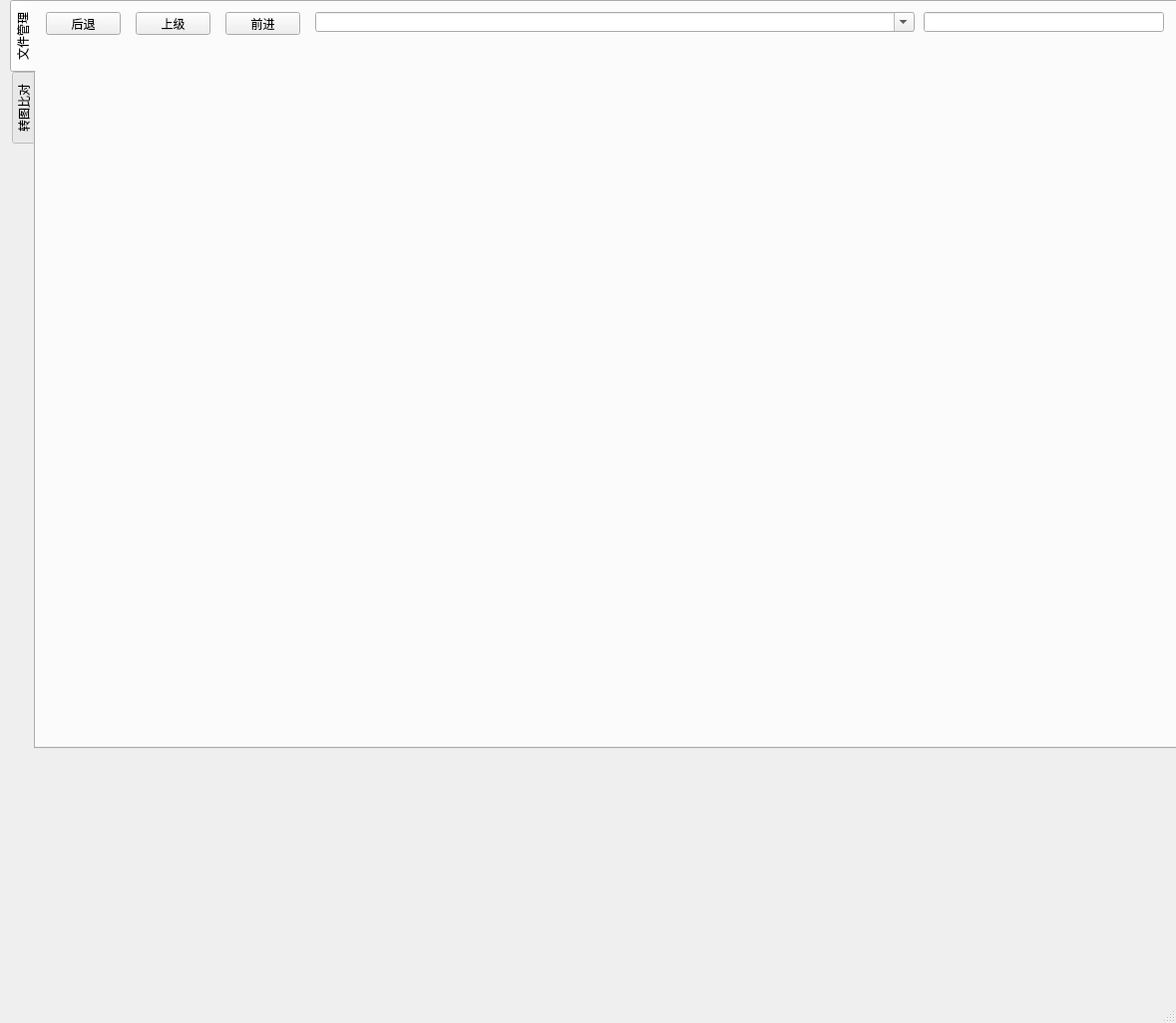
<?xml version="1.0" encoding="UTF-8"?>
<ui version="4.0">
 <class>MainWindow</class>
 <widget class="QMainWindow" name="MainWindow">
  <property name="geometry">
   <rect>
    <x>0</x>
    <y>0</y>
    <width>1179</width>
    <height>1026</height>
   </rect>
  </property>
  <property name="windowTitle">
   <string>悦谱转图比对系统 EPVS-V1.0</string>
  </property>
  <widget class="QWidget" name="centralwidget">
   <widget class="QTabWidget" name="tabWidget">
    <property name="geometry">
     <rect>
      <x>10</x>
      <y>0</y>
      <width>1171</width>
      <height>751</height>
     </rect>
    </property>
    <property name="tabPosition">
     <enum>QTabWidget::West</enum>
    </property>
    <property name="currentIndex">
     <number>0</number>
    </property>
    <widget class="QWidget" name="tabMainFileExplorer">
     <attribute name="title">
      <string>文件管理</string>
     </attribute>
     <widget class="QLineEdit" name="lineEditMainFileExplorerSearch">
      <property name="geometry">
       <rect>
        <x>890</x>
        <y>10</y>
        <width>241</width>
        <height>20</height>
       </rect>
      </property>
     </widget>
     <widget class="QPushButton" name="pushButtonMainFileExplorerForward">
      <property name="geometry">
       <rect>
        <x>190</x>
        <y>10</y>
        <width>75</width>
        <height>23</height>
       </rect>
      </property>
      <property name="text">
       <string>前进</string>
      </property>
     </widget>
     <widget class="QPushButton" name="pushButtonMainFileExplorerUp">
      <property name="geometry">
       <rect>
        <x>100</x>
        <y>10</y>
        <width>75</width>
        <height>23</height>
       </rect>
      </property>
      <property name="text">
       <string>上级</string>
      </property>
     </widget>
     <widget class="QPushButton" name="pushButtonMainFileExplorerBack">
      <property name="geometry">
       <rect>
        <x>10</x>
        <y>10</y>
        <width>75</width>
        <height>23</height>
       </rect>
      </property>
      <property name="text">
       <string>后退</string>
      </property>
     </widget>
     <widget class="QComboBox" name="comboBoxMainFileExplorerPath">
      <property name="geometry">
       <rect>
        <x>280</x>
        <y>10</y>
        <width>601</width>
        <height>20</height>
       </rect>
      </property>
      <property name="editable">
       <bool>true</bool>
      </property>
     </widget>
     <widget class="QWidget" name="widgetMainFileExplorerRightMain" native="true">
      <property name="geometry">
       <rect>
        <x>256</x>
        <y>40</y>
        <width>881</width>
        <height>701</height>
       </rect>
      </property>
     </widget>
     <widget class="QWidget" name="widgetMainFileExplorerSideBar" native="true">
      <property name="geometry">
       <rect>
        <x>10</x>
        <y>40</y>
        <width>241</width>
        <height>701</height>
       </rect>
      </property>
      <widget class="QWidget" name="widgetLeftSiderTop" native="true">
       <property name="geometry">
        <rect>
         <x>0</x>
         <y>0</y>
         <width>231</width>
         <height>331</height>
        </rect>
       </property>
      </widget>
      <widget class="QWidget" name="widgetLeftSiderBot" native="true">
       <property name="geometry">
        <rect>
         <x>10</x>
         <y>340</y>
         <width>221</width>
         <height>351</height>
        </rect>
       </property>
      </widget>
     </widget>
    </widget>
    <widget class="QWidget" name="tabMainEPVS">
     <attribute name="title">
      <string>转图比对</string>
     </attribute>
     <widget class="QWidget" name="layoutWidget">
      <property name="geometry">
       <rect>
        <x>40</x>
        <y>20</y>
        <width>861</width>
        <height>141</height>
       </rect>
      </property>
      <layout class="QHBoxLayout" name="horizontalLayoutInput" stretch="4,1,2,1,4">
       <item>
        <widget class="QGroupBox" name="groupBoxJobA">
         <property name="title">
          <string>料号A</string>
         </property>
         <property name="alignment">
          <set>Qt::AlignCenter</set>
         </property>
         <widget class="QPushButton" name="pushButtonInputA">
          <property name="geometry">
           <rect>
            <x>40</x>
            <y>50</y>
            <width>81</width>
            <height>31</height>
           </rect>
          </property>
          <property name="text">
           <string>Input</string>
          </property>
         </widget>
         <widget class="QPushButton" name="pushButtonImportA">
          <property name="geometry">
           <rect>
            <x>180</x>
            <y>50</y>
            <width>81</width>
            <height>31</height>
           </rect>
          </property>
          <property name="text">
           <string>Import</string>
          </property>
         </widget>
         <widget class="QLabel" name="labelStatusJobA">
          <property name="geometry">
           <rect>
            <x>10</x>
            <y>110</y>
            <width>171</width>
            <height>16</height>
           </rect>
          </property>
          <property name="text">
           <string>状态：</string>
          </property>
         </widget>
         <widget class="QPushButton" name="pushButtonJobAReset">
          <property name="geometry">
           <rect>
            <x>180</x>
            <y>100</y>
            <width>81</width>
            <height>31</height>
           </rect>
          </property>
          <property name="text">
           <string>重置A</string>
          </property>
         </widget>
        </widget>
       </item>
       <item>
        <spacer name="horizontalSpacer">
         <property name="orientation">
          <enum>Qt::Horizontal</enum>
         </property>
         <property name="sizeHint" stdset="0">
          <size>
           <width>40</width>
           <height>20</height>
          </size>
         </property>
        </spacer>
       </item>
       <item>
        <layout class="QVBoxLayout" name="verticalLayoutInput" stretch="0,0,0">
         <item>
          <widget class="QPushButton" name="pushButtonVS">
           <property name="text">
            <string>比图</string>
           </property>
          </widget>
         </item>
         <item>
          <widget class="QComboBox" name="comboBoxVSMethod">
           <item>
            <property name="text">
             <string>方案1：G比图</string>
            </property>
           </item>
           <item>
            <property name="text">
             <string>方案2：悦谱比图</string>
            </property>
           </item>
          </widget>
         </item>
         <item>
          <widget class="QPushButton" name="pushButtonAllReset">
           <property name="text">
            <string>重置所有</string>
           </property>
          </widget>
         </item>
        </layout>
       </item>
       <item>
        <spacer name="horizontalSpacer_2">
         <property name="orientation">
          <enum>Qt::Horizontal</enum>
         </property>
         <property name="sizeHint" stdset="0">
          <size>
           <width>40</width>
           <height>20</height>
          </size>
         </property>
        </spacer>
       </item>
       <item>
        <widget class="QGroupBox" name="groupBoxJobB">
         <property name="title">
          <string>料号B</string>
         </property>
         <property name="alignment">
          <set>Qt::AlignCenter</set>
         </property>
         <widget class="QPushButton" name="pushButtonImportB">
          <property name="geometry">
           <rect>
            <x>170</x>
            <y>50</y>
            <width>81</width>
            <height>31</height>
           </rect>
          </property>
          <property name="text">
           <string>Import</string>
          </property>
         </widget>
         <widget class="QPushButton" name="pushButtonInputB">
          <property name="geometry">
           <rect>
            <x>30</x>
            <y>50</y>
            <width>81</width>
            <height>31</height>
           </rect>
          </property>
          <property name="text">
           <string>Input</string>
          </property>
         </widget>
         <widget class="QLabel" name="labelStatusJobB">
          <property name="geometry">
           <rect>
            <x>10</x>
            <y>110</y>
            <width>161</width>
            <height>16</height>
           </rect>
          </property>
          <property name="text">
           <string>状态：</string>
          </property>
         </widget>
         <widget class="QPushButton" name="pushButtonJobBReset">
          <property name="geometry">
           <rect>
            <x>170</x>
            <y>100</y>
            <width>81</width>
            <height>31</height>
           </rect>
          </property>
          <property name="text">
           <string>重置B</string>
          </property>
         </widget>
        </widget>
       </item>
      </layout>
     </widget>
     <widget class="QTableWidget" name="tableWidgetVS">
      <property name="geometry">
       <rect>
        <x>0</x>
        <y>170</y>
        <width>901</width>
        <height>581</height>
       </rect>
      </property>
     </widget>
     <widget class="QPushButton" name="pushButtonSave">
      <property name="geometry">
       <rect>
        <x>1060</x>
        <y>20</y>
        <width>75</width>
        <height>23</height>
       </rect>
      </property>
      <property name="text">
       <string>保存结果</string>
      </property>
     </widget>
     <widget class="QTextBrowser" name="textBrowserMain">
      <property name="geometry">
       <rect>
        <x>920</x>
        <y>170</y>
        <width>221</width>
        <height>581</height>
       </rect>
      </property>
     </widget>
     <widget class="QPushButton" name="pushButtonSettings">
      <property name="geometry">
       <rect>
        <x>1060</x>
        <y>60</y>
        <width>75</width>
        <height>23</height>
       </rect>
      </property>
      <property name="text">
       <string>配置</string>
      </property>
     </widget>
     <widget class="QPushButton" name="pushButtonHelp">
      <property name="geometry">
       <rect>
        <x>1060</x>
        <y>100</y>
        <width>75</width>
        <height>23</height>
       </rect>
      </property>
      <property name="text">
       <string>帮助</string>
      </property>
     </widget>
    </widget>
   </widget>
  </widget>
  <widget class="QMenuBar" name="menubar">
   <property name="geometry">
    <rect>
     <x>0</x>
     <y>0</y>
     <width>1179</width>
     <height>23</height>
    </rect>
   </property>
  </widget>
  <widget class="QStatusBar" name="statusbar"/>
 </widget>
 <resources/>
 <connections/>
</ui>
